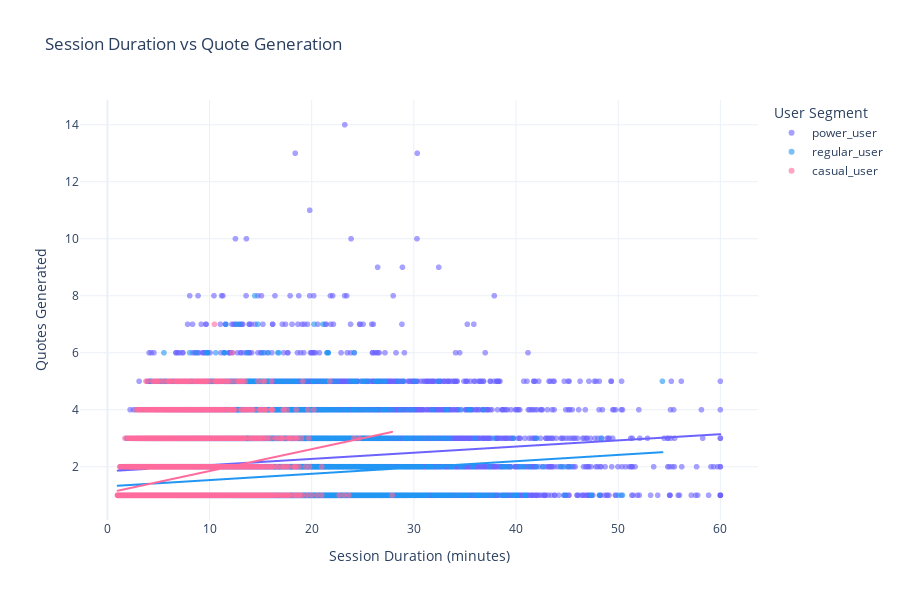

The notebook cell saved with this chart:
### Markdown cell above
## 8. Visualization 6: Engagement vs Session Duration

**Insight Focus**: Correlation between time spent and engagement.

### Code cell
# Create scatter plot of duration vs quotes generated
fig = px.scatter(
    sessions_enriched,
    x='duration_minutes',
    y='quotes_generated',
    color='segment',
    color_discrete_map={
        'power_user': BRAND_COLORS['primary'],
        'regular_user': BRAND_COLORS['info'],
        'casual_user': BRAND_COLORS['secondary']
    },
    labels={
        'duration_minutes': 'Session Duration (minutes)',
        'quotes_generated': 'Quotes Generated',
        'segment': 'User Segment'
    },
    title='Session Duration vs Quote Generation',
    opacity=0.6,
    trendline='ols',
    height=600
)

fig.update_layout(template='plotly_white')
fig.show()

# Calculate correlation
correlation = sessions_enriched['duration_minutes'].corr(sessions_enriched['quotes_generated'])
print(f"\nCorrelation between session duration and quotes generated: {correlation:.3f}")

# Average quotes per minute by segment
print(f"\nQuotes Generated per Minute by Segment:")
for segment in segments:
    data = sessions_enriched[sessions_enriched['segment'] == segment]
    quotes_per_min = (data['quotes_generated'] / data['duration_minutes']).mean()
    print(f"  {segment_labels[segment]:15s}: {quotes_per_min:.2f} quotes/minute")

### Figure 1 — Plotly figure (JSON) as saved in the notebook; plotly's stock layout.template omitted (floating-point values rounded to 4 significant figures; data arrays with more than 128 entries replaced by an {"elided": "..."} marker saying what was removed)
{"data": [{"hovertemplate": "User Segment=power_user<br>Session Duration (minutes)=%{x}<br>Quotes Generated=%{y}<extra></extra>", "legendgroup": "power_user", "marker": {"color": "#6C63FF", "opacity": 0.6, "symbol": "circle"}, "mode": "markers", "name": "power_user", "showlegend": true, "type": "scattergl", "x": {"elided": "18559 float values"}, "xaxis": "x", "y": {"elided": "18559 int values"}, "yaxis": "y"}, {"hovertemplate": "<b>OLS trendline</b><br>quotes_generated = 0.0216677 * duration_minutes + 1.84206<br>R<sup>2</sup>=0.022401<br><br>User Segment=power_user<br>Session Duration (minutes)=%{x}<br>Quotes Generated=%{y} <b>(trend)</b><extra></extra>", "legendgroup": "power_user", "marker": {"color": "#6C63FF", "symbol": "circle"}, "mode": "lines", "name": "power_user", "showlegend": false, "type": "scattergl", "x": {"elided": "18559 float values"}, "xaxis": "x", "y": {"elided": "18559 float values"}, "yaxis": "y"}, {"hovertemplate": "User Segment=regular_user<br>Session Duration (minutes)=%{x}<br>Quotes Generated=%{y}<extra></extra>", "legendgroup": "regular_user", "marker": {"color": "#2196F3", "opacity": 0.6, "symbol": "circle"}, "mode": "markers", "name": "regular_user", "showlegend": true, "type": "scattergl", "x": {"elided": "25714 float values"}, "xaxis": "x", "y": {"elided": "25714 int values"}, "yaxis": "y"}, {"hovertemplate": "<b>OLS trendline</b><br>quotes_generated = 0.0220909 * duration_minutes + 1.31124<br>R<sup>2</sup>=0.022465<br><br>User Segment=regular_user<br>Session Duration (minutes)=%{x}<br>Quotes Generated=%{y} <b>(trend)</b><extra></extra>", "legendgroup": "regular_user", "marker": {"color": "#2196F3", "symbol": "circle"}, "mode": "lines", "name": "regular_user", "showlegend": false, "type": "scattergl", "x": {"elided": "25714 float values"}, "xaxis": "x", "y": {"elided": "25714 float values"}, "yaxis": "y"}, {"hovertemplate": "User Segment=casual_user<br>Session Duration (minutes)=%{x}<br>Quotes Generated=%{y}<extra></extra>", "legendgroup": "casual_user", "marker": {"color": "#FF6B9D", "opacity": 0.6, "symbol": "circle"}, "mode": "markers", "name": "casual_user", "showlegend": true, "type": "scattergl", "x": {"elided": "12493 float values"}, "xaxis": "x", "y": {"elided": "12493 int values"}, "yaxis": "y"}, {"hovertemplate": "<b>OLS trendline</b><br>quotes_generated = 0.0767978 * duration_minutes + 1.08198<br>R<sup>2</sup>=0.079586<br><br>User Segment=casual_user<br>Session Duration (minutes)=%{x}<br>Quotes Generated=%{y} <b>(trend)</b><extra></extra>", "legendgroup": "casual_user", "marker": {"color": "#FF6B9D", "symbol": "circle"}, "mode": "lines", "name": "casual_user", "showlegend": false, "type": "scattergl", "x": {"elided": "12493 float values"}, "xaxis": "x", "y": {"elided": "12493 float values"}, "yaxis": "y"}], "layout": {"height": 600, "legend": {"title": {"text": "User Segment"}, "tracegroupgap": 0}, "title": {"text": "Session Duration vs Quote Generation"}, "xaxis": {"anchor": "y", "domain": [0, 1], "title": {"text": "Session Duration (minutes)"}}, "yaxis": {"anchor": "x", "domain": [0, 1], "title": {"text": "Quotes Generated"}}}}
